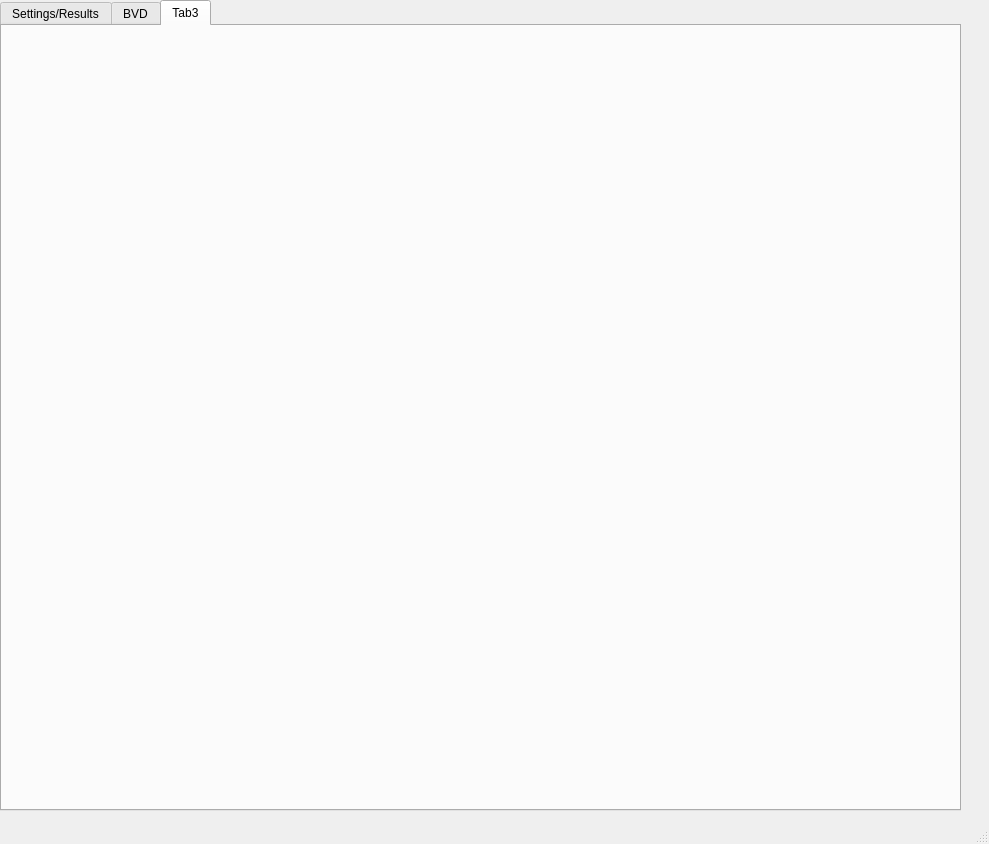
<?xml version="1.0" encoding="UTF-8"?>
<ui version="4.0">
 <class>mainWindow</class>
 <widget class="QMainWindow" name="mainWindow">
  <property name="geometry">
   <rect>
    <x>0</x>
    <y>0</y>
    <width>989</width>
    <height>844</height>
   </rect>
  </property>
  <property name="windowTitle">
   <string>Magnicon Offline Analyzer</string>
  </property>
  <widget class="QWidget" name="centralwidget">
   <widget class="QTabWidget" name="tabWidget">
    <property name="geometry">
     <rect>
      <x>0</x>
      <y>0</y>
      <width>961</width>
      <height>811</height>
     </rect>
    </property>
    <property name="currentIndex">
     <number>2</number>
    </property>
    <widget class="QWidget" name="SetResTab">
     <attribute name="title">
      <string>Settings/Results</string>
     </attribute>
     <widget class="QLabel" name="R1OilDepthLabel">
      <property name="geometry">
       <rect>
        <x>130</x>
        <y>390</y>
        <width>101</width>
        <height>16</height>
       </rect>
      </property>
      <property name="text">
       <string>R1 Oil Depth [mm]</string>
      </property>
     </widget>
     <widget class="QSpinBox" name="ReadingDelaySpinBox">
      <property name="geometry">
       <rect>
        <x>440</x>
        <y>50</y>
        <width>113</width>
        <height>22</height>
       </rect>
      </property>
     </widget>
     <widget class="QLabel" name="RelHumLabel">
      <property name="geometry">
       <rect>
        <x>440</x>
        <y>450</y>
        <width>121</width>
        <height>16</height>
       </rect>
      </property>
      <property name="text">
       <string>Relative Humidity [%]</string>
      </property>
     </widget>
     <widget class="QLabel" name="R2TempLabel">
      <property name="geometry">
       <rect>
        <x>440</x>
        <y>390</y>
        <width>111</width>
        <height>16</height>
       </rect>
      </property>
      <property name="text">
       <string>R2 Temperature [C]</string>
      </property>
     </widget>
     <widget class="QSpinBox" name="R1OilDepthSpinBox">
      <property name="geometry">
       <rect>
        <x>130</x>
        <y>410</y>
        <width>101</width>
        <height>22</height>
       </rect>
      </property>
      <property name="maximum">
       <number>10000</number>
      </property>
     </widget>
     <widget class="QLabel" name="R1PresLabel">
      <property name="geometry">
       <rect>
        <x>20</x>
        <y>390</y>
        <width>91</width>
        <height>16</height>
       </rect>
      </property>
      <property name="text">
       <string>R1 Pressure [Pa]</string>
      </property>
     </widget>
     <widget class="QLineEdit" name="R1OilPresLineEdit">
      <property name="geometry">
       <rect>
        <x>280</x>
        <y>410</y>
        <width>111</width>
        <height>22</height>
       </rect>
      </property>
      <property name="readOnly">
       <bool>true</bool>
      </property>
     </widget>
     <widget class="QLabel" name="MagElecLabel">
      <property name="geometry">
       <rect>
        <x>20</x>
        <y>660</y>
        <width>121</width>
        <height>16</height>
       </rect>
      </property>
      <property name="text">
       <string>Magnicon Electronics</string>
      </property>
     </widget>
     <widget class="QLabel" name="R1OilPresLabel">
      <property name="geometry">
       <rect>
        <x>280</x>
        <y>390</y>
        <width>111</width>
        <height>16</height>
       </rect>
      </property>
      <property name="text">
       <string>R1 Oil Pressure [Pa]</string>
      </property>
     </widget>
     <widget class="QLineEdit" name="RelHumLineEdit">
      <property name="geometry">
       <rect>
        <x>440</x>
        <y>470</y>
        <width>113</width>
        <height>22</height>
       </rect>
      </property>
     </widget>
     <widget class="QLabel" name="R1TempLabel">
      <property name="geometry">
       <rect>
        <x>440</x>
        <y>330</y>
        <width>111</width>
        <height>16</height>
       </rect>
      </property>
      <property name="text">
       <string>R1 Temperature [C]</string>
      </property>
     </widget>
     <widget class="QLineEdit" name="R1TempLineEdit">
      <property name="geometry">
       <rect>
        <x>440</x>
        <y>350</y>
        <width>113</width>
        <height>22</height>
       </rect>
      </property>
     </widget>
     <widget class="QLineEdit" name="R1TotalPresLineEdit">
      <property name="geometry">
       <rect>
        <x>440</x>
        <y>230</y>
        <width>113</width>
        <height>22</height>
       </rect>
      </property>
      <property name="readOnly">
       <bool>false</bool>
      </property>
     </widget>
     <widget class="QLabel" name="StandardRLabel">
      <property name="geometry">
       <rect>
        <x>460</x>
        <y>510</y>
        <width>71</width>
        <height>16</height>
       </rect>
      </property>
      <property name="text">
       <string>  Standard R</string>
      </property>
     </widget>
     <widget class="QLabel" name="MeasTimeLabel">
      <property name="geometry">
       <rect>
        <x>440</x>
        <y>90</y>
        <width>111</width>
        <height>16</height>
       </rect>
      </property>
      <property name="text">
       <string>Measurement Time</string>
      </property>
     </widget>
     <widget class="QLabel" name="RemTimeLabel">
      <property name="geometry">
       <rect>
        <x>440</x>
        <y>150</y>
        <width>91</width>
        <height>16</height>
       </rect>
      </property>
      <property name="text">
       <string>Remaining Time</string>
      </property>
     </widget>
     <widget class="QLineEdit" name="R1PresLineEdit">
      <property name="geometry">
       <rect>
        <x>20</x>
        <y>410</y>
        <width>81</width>
        <height>22</height>
       </rect>
      </property>
     </widget>
     <widget class="QLabel" name="ReadingDelayLabel">
      <property name="geometry">
       <rect>
        <x>440</x>
        <y>30</y>
        <width>91</width>
        <height>16</height>
       </rect>
      </property>
      <property name="text">
       <string>Reading Delay [s]</string>
      </property>
     </widget>
     <widget class="QComboBox" name="MagElecComboBox">
      <property name="geometry">
       <rect>
        <x>20</x>
        <y>680</y>
        <width>151</width>
        <height>22</height>
       </rect>
      </property>
      <property name="editable">
       <bool>false</bool>
      </property>
      <property name="currentText">
       <string/>
      </property>
      <property name="placeholderText">
       <string>CCC2014-01</string>
      </property>
     </widget>
     <widget class="QLabel" name="SquidFeedLabel">
      <property name="geometry">
       <rect>
        <x>460</x>
        <y>660</y>
        <width>81</width>
        <height>16</height>
       </rect>
      </property>
      <property name="text">
       <string>Squid Feed In</string>
      </property>
     </widget>
     <widget class="QPushButton" name="StandardRBut">
      <property name="geometry">
       <rect>
        <x>460</x>
        <y>530</y>
        <width>71</width>
        <height>24</height>
       </rect>
      </property>
      <property name="text">
       <string>R1</string>
      </property>
     </widget>
     <widget class="QLineEdit" name="R2TempLineEdit">
      <property name="geometry">
       <rect>
        <x>440</x>
        <y>410</y>
        <width>113</width>
        <height>22</height>
       </rect>
      </property>
     </widget>
     <widget class="QLabel" name="R1TotalPresLabel">
      <property name="geometry">
       <rect>
        <x>440</x>
        <y>210</y>
        <width>111</width>
        <height>16</height>
       </rect>
      </property>
      <property name="text">
       <string>R1 Total Pressure [Pa]</string>
      </property>
     </widget>
     <widget class="Line" name="SetResDivider">
      <property name="geometry">
       <rect>
        <x>580</x>
        <y>-10</y>
        <width>20</width>
        <height>801</height>
       </rect>
      </property>
      <property name="orientation">
       <enum>Qt::Vertical</enum>
      </property>
     </widget>
     <widget class="QLabel" name="VMeanLabel">
      <property name="geometry">
       <rect>
        <x>630</x>
        <y>30</y>
        <width>49</width>
        <height>16</height>
       </rect>
      </property>
      <property name="text">
       <string>Mean [V]</string>
      </property>
     </widget>
     <widget class="QLineEdit" name="RMeanChkPPMLineEdit">
      <property name="geometry">
       <rect>
        <x>740</x>
        <y>350</y>
        <width>81</width>
        <height>22</height>
       </rect>
      </property>
      <property name="styleSheet">
       <string notr="true"/>
      </property>
      <property name="readOnly">
       <bool>true</bool>
      </property>
     </widget>
     <widget class="QLineEdit" name="C1C2LineEdit">
      <property name="geometry">
       <rect>
        <x>740</x>
        <y>470</y>
        <width>81</width>
        <height>22</height>
       </rect>
      </property>
      <property name="styleSheet">
       <string notr="true"/>
      </property>
      <property name="readOnly">
       <bool>true</bool>
      </property>
     </widget>
     <widget class="QLabel" name="RMeanChkPPMLabel">
      <property name="geometry">
       <rect>
        <x>740</x>
        <y>330</y>
        <width>101</width>
        <height>16</height>
       </rect>
      </property>
      <property name="text">
       <string>R Mean Chk (ppm)</string>
      </property>
     </widget>
     <widget class="QLabel" name="C2Label">
      <property name="geometry">
       <rect>
        <x>630</x>
        <y>270</y>
        <width>51</width>
        <height>16</height>
       </rect>
      </property>
      <property name="text">
       <string>C2 (ppm)</string>
      </property>
     </widget>
     <widget class="QLineEdit" name="StdDevLineEdit">
      <property name="geometry">
       <rect>
        <x>630</x>
        <y>110</y>
        <width>81</width>
        <height>22</height>
       </rect>
      </property>
      <property name="readOnly">
       <bool>true</bool>
      </property>
     </widget>
     <widget class="QLabel" name="StdDevMeanLabel">
      <property name="geometry">
       <rect>
        <x>630</x>
        <y>150</y>
        <width>81</width>
        <height>16</height>
       </rect>
      </property>
      <property name="text">
       <string>Std. Mean</string>
      </property>
     </widget>
     <widget class="QLabel" name="R1STPLabel">
      <property name="geometry">
       <rect>
        <x>850</x>
        <y>90</y>
        <width>81</width>
        <height>16</height>
       </rect>
      </property>
      <property name="text">
       <string>R1STPPredPPM</string>
      </property>
     </widget>
     <widget class="QLabel" name="R2STPLabel">
      <property name="geometry">
       <rect>
        <x>850</x>
        <y>30</y>
        <width>81</width>
        <height>16</height>
       </rect>
      </property>
      <property name="text">
       <string>R2STPPredPPM</string>
      </property>
     </widget>
     <widget class="QLineEdit" name="StdDevMeanPPMLineEdit">
      <property name="geometry">
       <rect>
        <x>630</x>
        <y>470</y>
        <width>81</width>
        <height>22</height>
       </rect>
      </property>
      <property name="styleSheet">
       <string notr="true"/>
      </property>
      <property name="readOnly">
       <bool>true</bool>
      </property>
     </widget>
     <widget class="QLineEdit" name="VMeanLineEdit">
      <property name="geometry">
       <rect>
        <x>630</x>
        <y>50</y>
        <width>81</width>
        <height>22</height>
       </rect>
      </property>
      <property name="readOnly">
       <bool>true</bool>
      </property>
     </widget>
     <widget class="QLineEdit" name="StdDevPPMLineEdit">
      <property name="geometry">
       <rect>
        <x>630</x>
        <y>410</y>
        <width>81</width>
        <height>22</height>
       </rect>
      </property>
      <property name="styleSheet">
       <string notr="true"/>
      </property>
      <property name="readOnly">
       <bool>true</bool>
      </property>
     </widget>
     <widget class="QLineEdit" name="R2STPLineEdit">
      <property name="geometry">
       <rect>
        <x>850</x>
        <y>50</y>
        <width>81</width>
        <height>22</height>
       </rect>
      </property>
      <property name="readOnly">
       <bool>true</bool>
      </property>
     </widget>
     <widget class="QLineEdit" name="C1LineEdit">
      <property name="geometry">
       <rect>
        <x>630</x>
        <y>230</y>
        <width>81</width>
        <height>22</height>
       </rect>
      </property>
      <property name="styleSheet">
       <string notr="true"/>
      </property>
      <property name="readOnly">
       <bool>true</bool>
      </property>
     </widget>
     <widget class="QLineEdit" name="StdDevMeanLineEdit">
      <property name="geometry">
       <rect>
        <x>630</x>
        <y>170</y>
        <width>81</width>
        <height>22</height>
       </rect>
      </property>
      <property name="readOnly">
       <bool>true</bool>
      </property>
     </widget>
     <widget class="QLineEdit" name="RatioMeanLineEdit">
      <property name="geometry">
       <rect>
        <x>630</x>
        <y>530</y>
        <width>191</width>
        <height>22</height>
       </rect>
      </property>
      <property name="styleSheet">
       <string notr="true"/>
      </property>
      <property name="readOnly">
       <bool>true</bool>
      </property>
     </widget>
     <widget class="QLabel" name="C1Label">
      <property name="geometry">
       <rect>
        <x>630</x>
        <y>210</y>
        <width>49</width>
        <height>16</height>
       </rect>
      </property>
      <property name="text">
       <string>C1 (ppm)</string>
      </property>
     </widget>
     <widget class="QLabel" name="StdDevC2Label">
      <property name="geometry">
       <rect>
        <x>740</x>
        <y>270</y>
        <width>101</width>
        <height>16</height>
       </rect>
      </property>
      <property name="text">
       <string>Std Dev C2 (ppm)</string>
      </property>
     </widget>
     <widget class="QLabel" name="StdDevC1Label">
      <property name="geometry">
       <rect>
        <x>740</x>
        <y>210</y>
        <width>101</width>
        <height>16</height>
       </rect>
      </property>
      <property name="text">
       <string>Std Dev C1 (ppm)</string>
      </property>
     </widget>
     <widget class="QLabel" name="RatioMeanLabel">
      <property name="geometry">
       <rect>
        <x>700</x>
        <y>510</y>
        <width>61</width>
        <height>16</height>
       </rect>
      </property>
      <property name="text">
       <string>Ratio Mean</string>
      </property>
     </widget>
     <widget class="QLineEdit" name="ppmMeanLineEdit">
      <property name="geometry">
       <rect>
        <x>630</x>
        <y>350</y>
        <width>81</width>
        <height>22</height>
       </rect>
      </property>
      <property name="styleSheet">
       <string notr="true"/>
      </property>
      <property name="readOnly">
       <bool>true</bool>
      </property>
     </widget>
     <widget class="QLabel" name="ppmMeanLabel">
      <property name="geometry">
       <rect>
        <x>630</x>
        <y>330</y>
        <width>71</width>
        <height>16</height>
       </rect>
      </property>
      <property name="text">
       <string>Mean (ppm)</string>
      </property>
     </widget>
     <widget class="QLabel" name="C1C2Label">
      <property name="geometry">
       <rect>
        <x>740</x>
        <y>450</y>
        <width>71</width>
        <height>16</height>
       </rect>
      </property>
      <property name="text">
       <string>C1-C2 (ppm)</string>
      </property>
     </widget>
     <widget class="QLabel" name="StdDevMeanPPMLabel">
      <property name="geometry">
       <rect>
        <x>630</x>
        <y>450</y>
        <width>91</width>
        <height>16</height>
       </rect>
      </property>
      <property name="text">
       <string>Std. Mean (ppm)</string>
      </property>
     </widget>
     <widget class="QLineEdit" name="StdDevC2LineEdit">
      <property name="geometry">
       <rect>
        <x>740</x>
        <y>290</y>
        <width>81</width>
        <height>22</height>
       </rect>
      </property>
      <property name="styleSheet">
       <string notr="true"/>
      </property>
      <property name="readOnly">
       <bool>true</bool>
      </property>
     </widget>
     <widget class="QLineEdit" name="R1STPLineEdit">
      <property name="geometry">
       <rect>
        <x>850</x>
        <y>110</y>
        <width>81</width>
        <height>22</height>
       </rect>
      </property>
      <property name="readOnly">
       <bool>true</bool>
      </property>
     </widget>
     <widget class="QLabel" name="StdDevLabel">
      <property name="geometry">
       <rect>
        <x>630</x>
        <y>90</y>
        <width>51</width>
        <height>16</height>
       </rect>
      </property>
      <property name="text">
       <string>Std. Dev.</string>
      </property>
     </widget>
     <widget class="QLineEdit" name="StdDevChkPPMLineEdit">
      <property name="geometry">
       <rect>
        <x>740</x>
        <y>410</y>
        <width>81</width>
        <height>22</height>
       </rect>
      </property>
      <property name="styleSheet">
       <string notr="true"/>
      </property>
      <property name="readOnly">
       <bool>true</bool>
      </property>
     </widget>
     <widget class="QLabel" name="StdDevPPMLabel">
      <property name="geometry">
       <rect>
        <x>630</x>
        <y>390</y>
        <width>81</width>
        <height>16</height>
       </rect>
      </property>
      <property name="text">
       <string>Std. Dev. (ppm)</string>
      </property>
     </widget>
     <widget class="QLabel" name="NLabel">
      <property name="geometry">
       <rect>
        <x>850</x>
        <y>150</y>
        <width>16</width>
        <height>16</height>
       </rect>
      </property>
      <property name="text">
       <string>N</string>
      </property>
     </widget>
     <widget class="QLineEdit" name="StdDevC1LineEdit">
      <property name="geometry">
       <rect>
        <x>740</x>
        <y>230</y>
        <width>81</width>
        <height>22</height>
       </rect>
      </property>
      <property name="styleSheet">
       <string notr="true"/>
      </property>
      <property name="readOnly">
       <bool>true</bool>
      </property>
     </widget>
     <widget class="QLineEdit" name="C2LineEdit">
      <property name="geometry">
       <rect>
        <x>630</x>
        <y>290</y>
        <width>81</width>
        <height>22</height>
       </rect>
      </property>
      <property name="styleSheet">
       <string notr="true"/>
      </property>
      <property name="readOnly">
       <bool>true</bool>
      </property>
     </widget>
     <widget class="QLineEdit" name="NLineEdit">
      <property name="geometry">
       <rect>
        <x>850</x>
        <y>170</y>
        <width>81</width>
        <height>22</height>
       </rect>
      </property>
      <property name="readOnly">
       <bool>true</bool>
      </property>
     </widget>
     <widget class="QLabel" name="StdDevChkPPMLabel">
      <property name="geometry">
       <rect>
        <x>740</x>
        <y>390</y>
        <width>101</width>
        <height>16</height>
       </rect>
      </property>
      <property name="text">
       <string>Std. Dev. Chk (ppm)</string>
      </property>
     </widget>
     <widget class="QLabel" name="NAuxLabel">
      <property name="geometry">
       <rect>
        <x>300</x>
        <y>210</y>
        <width>71</width>
        <height>16</height>
       </rect>
      </property>
      <property name="text">
       <string>NAux [Turns]</string>
      </property>
     </widget>
     <widget class="QLineEdit" name="I1LineEdit">
      <property name="geometry">
       <rect>
        <x>160</x>
        <y>170</y>
        <width>113</width>
        <height>22</height>
       </rect>
      </property>
      <property name="readOnly">
       <bool>true</bool>
      </property>
     </widget>
     <widget class="QLabel" name="SHCLabel">
      <property name="geometry">
       <rect>
        <x>160</x>
        <y>270</y>
        <width>101</width>
        <height>16</height>
       </rect>
      </property>
      <property name="text">
       <string>Sample Half Cycle</string>
      </property>
     </widget>
     <widget class="QLabel" name="DelayLabel">
      <property name="geometry">
       <rect>
        <x>340</x>
        <y>330</y>
        <width>49</width>
        <height>16</height>
       </rect>
      </property>
      <property name="text">
       <string>Delay [s]</string>
      </property>
     </widget>
     <widget class="QLabel" name="N2Label">
      <property name="geometry">
       <rect>
        <x>160</x>
        <y>210</y>
        <width>61</width>
        <height>16</height>
       </rect>
      </property>
      <property name="text">
       <string>N2 [Turns]</string>
      </property>
     </widget>
     <widget class="QLabel" name="R2ValueLabel">
      <property name="geometry">
       <rect>
        <x>300</x>
        <y>90</y>
        <width>49</width>
        <height>16</height>
       </rect>
      </property>
      <property name="text">
       <string>R2 Value</string>
      </property>
     </widget>
     <widget class="QLineEdit" name="FullCycLineEdit">
      <property name="geometry">
       <rect>
        <x>20</x>
        <y>350</y>
        <width>71</width>
        <height>22</height>
       </rect>
      </property>
      <property name="readOnly">
       <bool>true</bool>
      </property>
     </widget>
     <widget class="QLabel" name="N1Label">
      <property name="geometry">
       <rect>
        <x>20</x>
        <y>210</y>
        <width>61</width>
        <height>16</height>
       </rect>
      </property>
      <property name="text">
       <string>N1 [Turns]</string>
      </property>
     </widget>
     <widget class="QLabel" name="I1Label">
      <property name="geometry">
       <rect>
        <x>160</x>
        <y>150</y>
        <width>31</width>
        <height>16</height>
       </rect>
      </property>
      <property name="text">
       <string>I1 [A]</string>
      </property>
     </widget>
     <widget class="QLineEdit" name="MeasLineEdit">
      <property name="geometry">
       <rect>
        <x>230</x>
        <y>350</y>
        <width>71</width>
        <height>22</height>
       </rect>
      </property>
      <property name="readOnly">
       <bool>true</bool>
      </property>
     </widget>
     <widget class="QLineEdit" name="SampUsedLineEdit">
      <property name="geometry">
       <rect>
        <x>300</x>
        <y>290</y>
        <width>113</width>
        <height>22</height>
       </rect>
      </property>
      <property name="readOnly">
       <bool>true</bool>
      </property>
     </widget>
     <widget class="QLineEdit" name="R1SNLineEdit">
      <property name="geometry">
       <rect>
        <x>20</x>
        <y>50</y>
        <width>113</width>
        <height>22</height>
       </rect>
      </property>
      <property name="readOnly">
       <bool>true</bool>
      </property>
     </widget>
     <widget class="QLineEdit" name="I2LineEdit">
      <property name="geometry">
       <rect>
        <x>300</x>
        <y>170</y>
        <width>113</width>
        <height>22</height>
       </rect>
      </property>
      <property name="readOnly">
       <bool>true</bool>
      </property>
     </widget>
     <widget class="QLabel" name="FullCycLabel">
      <property name="geometry">
       <rect>
        <x>20</x>
        <y>330</y>
        <width>71</width>
        <height>16</height>
       </rect>
      </property>
      <property name="text">
       <string>Full Cycle [s]</string>
      </property>
     </widget>
     <widget class="QLabel" name="I2Label">
      <property name="geometry">
       <rect>
        <x>300</x>
        <y>150</y>
        <width>31</width>
        <height>16</height>
       </rect>
      </property>
      <property name="text">
       <string>I2 [A]</string>
      </property>
     </widget>
     <widget class="QLineEdit" name="N2LineEdit">
      <property name="geometry">
       <rect>
        <x>160</x>
        <y>230</y>
        <width>113</width>
        <height>22</height>
       </rect>
      </property>
      <property name="readOnly">
       <bool>true</bool>
      </property>
     </widget>
     <widget class="QLineEdit" name="NAuxLineEdit">
      <property name="geometry">
       <rect>
        <x>300</x>
        <y>230</y>
        <width>113</width>
        <height>22</height>
       </rect>
      </property>
      <property name="readOnly">
       <bool>true</bool>
      </property>
     </widget>
     <widget class="QLabel" name="MeasCycLabel">
      <property name="geometry">
       <rect>
        <x>20</x>
        <y>270</y>
        <width>81</width>
        <height>16</height>
       </rect>
      </property>
      <property name="text">
       <string>Meas. Cycles</string>
      </property>
     </widget>
     <widget class="QLineEdit" name="R2PPMLineEdit">
      <property name="geometry">
       <rect>
        <x>160</x>
        <y>110</y>
        <width>113</width>
        <height>22</height>
       </rect>
      </property>
      <property name="readOnly">
       <bool>true</bool>
      </property>
     </widget>
     <widget class="QLabel" name="R1SNLabel">
      <property name="geometry">
       <rect>
        <x>20</x>
        <y>30</y>
        <width>101</width>
        <height>16</height>
       </rect>
      </property>
      <property name="text">
       <string>R1 Serial Number</string>
      </property>
     </widget>
     <widget class="QLineEdit" name="R2ValueLineEdit">
      <property name="geometry">
       <rect>
        <x>300</x>
        <y>110</y>
        <width>113</width>
        <height>22</height>
       </rect>
      </property>
      <property name="readOnly">
       <bool>true</bool>
      </property>
     </widget>
     <widget class="QLineEdit" name="MeasCycLineEdit">
      <property name="geometry">
       <rect>
        <x>20</x>
        <y>290</y>
        <width>113</width>
        <height>22</height>
       </rect>
      </property>
      <property name="readOnly">
       <bool>true</bool>
      </property>
     </widget>
     <widget class="QLineEdit" name="AppVoltLineEdit">
      <property name="geometry">
       <rect>
        <x>20</x>
        <y>170</y>
        <width>113</width>
        <height>22</height>
       </rect>
      </property>
      <property name="readOnly">
       <bool>true</bool>
      </property>
     </widget>
     <widget class="QLineEdit" name="DelayLineEdit">
      <property name="geometry">
       <rect>
        <x>340</x>
        <y>350</y>
        <width>71</width>
        <height>22</height>
       </rect>
      </property>
      <property name="readOnly">
       <bool>true</bool>
      </property>
     </widget>
     <widget class="QLineEdit" name="R1PPMLineEdit">
      <property name="geometry">
       <rect>
        <x>160</x>
        <y>50</y>
        <width>113</width>
        <height>22</height>
       </rect>
      </property>
      <property name="readOnly">
       <bool>true</bool>
      </property>
     </widget>
     <widget class="QLabel" name="R2SNLabel">
      <property name="geometry">
       <rect>
        <x>20</x>
        <y>90</y>
        <width>101</width>
        <height>16</height>
       </rect>
      </property>
      <property name="text">
       <string>R2 Serial Number</string>
      </property>
     </widget>
     <widget class="QLabel" name="RampLabel">
      <property name="geometry">
       <rect>
        <x>130</x>
        <y>330</y>
        <width>49</width>
        <height>16</height>
       </rect>
      </property>
      <property name="text">
       <string>Ramp [s]</string>
      </property>
     </widget>
     <widget class="QLabel" name="R1PPMLabel">
      <property name="geometry">
       <rect>
        <x>160</x>
        <y>30</y>
        <width>59</width>
        <height>16</height>
       </rect>
      </property>
      <property name="text">
       <string>R1 []</string>
      </property>
     </widget>
     <widget class="QLineEdit" name="RampLineEdit">
      <property name="geometry">
       <rect>
        <x>130</x>
        <y>350</y>
        <width>71</width>
        <height>22</height>
       </rect>
      </property>
      <property name="readOnly">
       <bool>true</bool>
      </property>
     </widget>
     <widget class="QLabel" name="R2PPMLabel">
      <property name="geometry">
       <rect>
        <x>160</x>
        <y>90</y>
        <width>59</width>
        <height>16</height>
       </rect>
      </property>
      <property name="text">
       <string>R2 []</string>
      </property>
     </widget>
     <widget class="QLineEdit" name="R2SNLineEdit">
      <property name="geometry">
       <rect>
        <x>20</x>
        <y>110</y>
        <width>113</width>
        <height>22</height>
       </rect>
      </property>
      <property name="readOnly">
       <bool>true</bool>
      </property>
     </widget>
     <widget class="QLabel" name="R1ValueLabel">
      <property name="geometry">
       <rect>
        <x>300</x>
        <y>30</y>
        <width>49</width>
        <height>16</height>
       </rect>
      </property>
      <property name="text">
       <string>R1 Value</string>
      </property>
     </widget>
     <widget class="QLineEdit" name="SHCLineEdit">
      <property name="geometry">
       <rect>
        <x>160</x>
        <y>290</y>
        <width>113</width>
        <height>22</height>
       </rect>
      </property>
      <property name="readOnly">
       <bool>true</bool>
      </property>
     </widget>
     <widget class="QLabel" name="AppVoltLabel">
      <property name="geometry">
       <rect>
        <x>20</x>
        <y>150</y>
        <width>101</width>
        <height>16</height>
       </rect>
      </property>
      <property name="text">
       <string>Applied Voltage</string>
      </property>
     </widget>
     <widget class="QLineEdit" name="N1LineEdit">
      <property name="geometry">
       <rect>
        <x>20</x>
        <y>230</y>
        <width>113</width>
        <height>22</height>
       </rect>
      </property>
      <property name="readOnly">
       <bool>true</bool>
      </property>
     </widget>
     <widget class="QLabel" name="MeasLabel">
      <property name="geometry">
       <rect>
        <x>230</x>
        <y>330</y>
        <width>49</width>
        <height>16</height>
       </rect>
      </property>
      <property name="text">
       <string>Meas [s]</string>
      </property>
     </widget>
     <widget class="QLineEdit" name="R1ValueLineEdit">
      <property name="geometry">
       <rect>
        <x>300</x>
        <y>50</y>
        <width>113</width>
        <height>22</height>
       </rect>
      </property>
      <property name="readOnly">
       <bool>true</bool>
      </property>
     </widget>
     <widget class="QLabel" name="SampUsedLabel">
      <property name="geometry">
       <rect>
        <x>300</x>
        <y>270</y>
        <width>81</width>
        <height>16</height>
       </rect>
      </property>
      <property name="text">
       <string>Samples Used</string>
      </property>
     </widget>
     <widget class="QLabel" name="ResultsLabel">
      <property name="geometry">
       <rect>
        <x>760</x>
        <y>10</y>
        <width>41</width>
        <height>16</height>
       </rect>
      </property>
      <property name="font">
       <font>
        <underline>false</underline>
       </font>
      </property>
      <property name="text">
       <string>Results</string>
      </property>
     </widget>
     <widget class="QPushButton" name="SquidFeedBut">
      <property name="geometry">
       <rect>
        <x>440</x>
        <y>680</y>
        <width>111</width>
        <height>24</height>
       </rect>
      </property>
      <property name="text">
       <string>Negative</string>
      </property>
     </widget>
     <widget class="QLabel" name="SettingsLabel">
      <property name="geometry">
       <rect>
        <x>260</x>
        <y>10</y>
        <width>49</width>
        <height>16</height>
       </rect>
      </property>
      <property name="font">
       <font>
        <underline>false</underline>
        <kerning>true</kerning>
       </font>
      </property>
      <property name="text">
       <string>Settings</string>
      </property>
     </widget>
     <widget class="QTextBrowser" name="CommentsTextBrowser">
      <property name="geometry">
       <rect>
        <x>20</x>
        <y>530</y>
        <width>391</width>
        <height>51</height>
       </rect>
      </property>
      <property name="readOnly">
       <bool>false</bool>
      </property>
     </widget>
     <widget class="QLabel" name="CommentsLabel">
      <property name="geometry">
       <rect>
        <x>20</x>
        <y>510</y>
        <width>61</width>
        <height>16</height>
       </rect>
      </property>
      <property name="text">
       <string>Comments</string>
      </property>
     </widget>
     <widget class="QLineEdit" name="txtFileLineEdit">
      <property name="geometry">
       <rect>
        <x>20</x>
        <y>620</y>
        <width>511</width>
        <height>22</height>
       </rect>
      </property>
     </widget>
     <widget class="QToolButton" name="folderToolButton">
      <property name="geometry">
       <rect>
        <x>530</x>
        <y>620</y>
        <width>22</width>
        <height>22</height>
       </rect>
      </property>
      <property name="text">
       <string>...</string>
      </property>
     </widget>
     <widget class="QLabel" name="txtFileLabel">
      <property name="geometry">
       <rect>
        <x>20</x>
        <y>600</y>
        <width>41</width>
        <height>16</height>
       </rect>
      </property>
      <property name="text">
       <string>.txt File</string>
      </property>
     </widget>
     <widget class="QLineEdit" name="R2TotalPresLineEdit">
      <property name="geometry">
       <rect>
        <x>440</x>
        <y>290</y>
        <width>113</width>
        <height>22</height>
       </rect>
      </property>
      <property name="readOnly">
       <bool>false</bool>
      </property>
     </widget>
     <widget class="QLabel" name="R2TotalPresLabel">
      <property name="geometry">
       <rect>
        <x>440</x>
        <y>270</y>
        <width>111</width>
        <height>16</height>
       </rect>
      </property>
      <property name="text">
       <string>R2 Total Pressure [Pa]</string>
      </property>
     </widget>
     <widget class="QLabel" name="R2PresLabel">
      <property name="geometry">
       <rect>
        <x>20</x>
        <y>450</y>
        <width>91</width>
        <height>16</height>
       </rect>
      </property>
      <property name="text">
       <string>R2 Pressure [Pa]</string>
      </property>
     </widget>
     <widget class="QLineEdit" name="R2PresLineEdit">
      <property name="geometry">
       <rect>
        <x>20</x>
        <y>470</y>
        <width>81</width>
        <height>22</height>
       </rect>
      </property>
     </widget>
     <widget class="QLabel" name="R2OilDepthLabel">
      <property name="geometry">
       <rect>
        <x>130</x>
        <y>450</y>
        <width>101</width>
        <height>16</height>
       </rect>
      </property>
      <property name="text">
       <string>R2 Oil Depth [mm]</string>
      </property>
     </widget>
     <widget class="QSpinBox" name="R2OilDepthSpinBox">
      <property name="geometry">
       <rect>
        <x>130</x>
        <y>470</y>
        <width>101</width>
        <height>22</height>
       </rect>
      </property>
      <property name="maximum">
       <number>10000</number>
      </property>
     </widget>
     <widget class="QLineEdit" name="R2OilPresLineEdit">
      <property name="geometry">
       <rect>
        <x>280</x>
        <y>470</y>
        <width>111</width>
        <height>22</height>
       </rect>
      </property>
      <property name="text">
       <string/>
      </property>
      <property name="readOnly">
       <bool>true</bool>
      </property>
     </widget>
     <widget class="QLabel" name="R2OilPresLabel">
      <property name="geometry">
       <rect>
        <x>280</x>
        <y>450</y>
        <width>111</width>
        <height>16</height>
       </rect>
      </property>
      <property name="text">
       <string>R2 Oil Pressure [Pa]</string>
      </property>
     </widget>
     <widget class="QLineEdit" name="StdDevChkLineEdit">
      <property name="geometry">
       <rect>
        <x>740</x>
        <y>110</y>
        <width>81</width>
        <height>22</height>
       </rect>
      </property>
      <property name="readOnly">
       <bool>true</bool>
      </property>
     </widget>
     <widget class="QLabel" name="StdDevChkLabel">
      <property name="geometry">
       <rect>
        <x>740</x>
        <y>90</y>
        <width>81</width>
        <height>16</height>
       </rect>
      </property>
      <property name="text">
       <string>Std. Dev. Chk</string>
      </property>
     </widget>
     <widget class="QLineEdit" name="VMeanChkLineEdit">
      <property name="geometry">
       <rect>
        <x>740</x>
        <y>50</y>
        <width>81</width>
        <height>22</height>
       </rect>
      </property>
      <property name="readOnly">
       <bool>true</bool>
      </property>
     </widget>
     <widget class="QLineEdit" name="StdDevMeanChkLineEdit">
      <property name="geometry">
       <rect>
        <x>740</x>
        <y>170</y>
        <width>81</width>
        <height>22</height>
       </rect>
      </property>
      <property name="readOnly">
       <bool>true</bool>
      </property>
     </widget>
     <widget class="QLabel" name="VMeanChkLabel">
      <property name="geometry">
       <rect>
        <x>740</x>
        <y>30</y>
        <width>81</width>
        <height>16</height>
       </rect>
      </property>
      <property name="text">
       <string>Mean Chk [V]</string>
      </property>
     </widget>
     <widget class="QLabel" name="StdDevMeanChkLabel">
      <property name="geometry">
       <rect>
        <x>740</x>
        <y>150</y>
        <width>111</width>
        <height>16</height>
       </rect>
      </property>
      <property name="text">
       <string>Std. Mean Chk</string>
      </property>
     </widget>
     <widget class="QPushButton" name="saveButton">
      <property name="geometry">
       <rect>
        <x>630</x>
        <y>680</y>
        <width>75</width>
        <height>24</height>
       </rect>
      </property>
      <property name="text">
       <string>Save</string>
      </property>
     </widget>
     <widget class="QPushButton" name="MDSSButton">
      <property name="geometry">
       <rect>
        <x>630</x>
        <y>620</y>
        <width>75</width>
        <height>24</height>
       </rect>
      </property>
      <property name="text">
       <string>No</string>
      </property>
     </widget>
     <widget class="QLabel" name="MDSSLabel">
      <property name="geometry">
       <rect>
        <x>630</x>
        <y>600</y>
        <width>61</width>
        <height>16</height>
       </rect>
      </property>
      <property name="text">
       <string>Save MDSS</string>
      </property>
     </widget>
     <widget class="QProgressBar" name="progressBar">
      <property name="geometry">
       <rect>
        <x>740</x>
        <y>680</y>
        <width>111</width>
        <height>23</height>
       </rect>
      </property>
      <property name="value">
       <number>0</number>
      </property>
     </widget>
     <widget class="QLabel" name="ProbeLabel">
      <property name="geometry">
       <rect>
        <x>20</x>
        <y>710</y>
        <width>31</width>
        <height>16</height>
       </rect>
      </property>
      <property name="text">
       <string>Probe</string>
      </property>
     </widget>
     <widget class="QComboBox" name="ProbeComboBox">
      <property name="geometry">
       <rect>
        <x>20</x>
        <y>730</y>
        <width>151</width>
        <height>22</height>
       </rect>
      </property>
      <property name="editable">
       <bool>false</bool>
      </property>
      <property name="currentText">
       <string/>
      </property>
      <property name="placeholderText">
       <string/>
      </property>
     </widget>
     <widget class="QLabel" name="CurrentLabel">
      <property name="geometry">
       <rect>
        <x>470</x>
        <y>710</y>
        <width>51</width>
        <height>16</height>
       </rect>
      </property>
      <property name="text">
       <string>  Current</string>
      </property>
     </widget>
     <widget class="QPushButton" name="CurrentBut">
      <property name="geometry">
       <rect>
        <x>440</x>
        <y>730</y>
        <width>111</width>
        <height>24</height>
       </rect>
      </property>
      <property name="text">
       <string>I1</string>
      </property>
     </widget>
     <widget class="QLineEdit" name="MeasTimeLineEdit">
      <property name="geometry">
       <rect>
        <x>440</x>
        <y>110</y>
        <width>113</width>
        <height>22</height>
       </rect>
      </property>
      <property name="readOnly">
       <bool>true</bool>
      </property>
     </widget>
     <widget class="QLineEdit" name="RemTimeLineEdit">
      <property name="geometry">
       <rect>
        <x>440</x>
        <y>170</y>
        <width>113</width>
        <height>22</height>
       </rect>
      </property>
      <property name="readOnly">
       <bool>true</bool>
      </property>
     </widget>
    </widget>
    <widget class="QWidget" name="BVDTab">
     <attribute name="title">
      <string>BVD</string>
     </attribute>
     <widget class="QWidget" name="verticalLayoutWidget">
      <property name="geometry">
       <rect>
        <x>0</x>
        <y>0</y>
        <width>951</width>
        <height>681</height>
       </rect>
      </property>
      <layout class="QVBoxLayout" name="verticalLayout"/>
     </widget>
     <widget class="QWidget" name="gridLayoutWidget">
      <property name="geometry">
       <rect>
        <x>0</x>
        <y>680</y>
        <width>951</width>
        <height>80</height>
       </rect>
      </property>
      <layout class="QGridLayout" name="gridLayout"/>
     </widget>
    </widget>
    <widget class="QWidget" name="Tab3">
     <attribute name="title">
      <string>Tab3</string>
     </attribute>
    </widget>
   </widget>
  </widget>
  <widget class="QMenuBar" name="menubar">
   <property name="geometry">
    <rect>
     <x>0</x>
     <y>0</y>
     <width>989</width>
     <height>22</height>
    </rect>
   </property>
  </widget>
  <widget class="QStatusBar" name="statusbar"/>
 </widget>
 <resources/>
 <connections/>
</ui>
